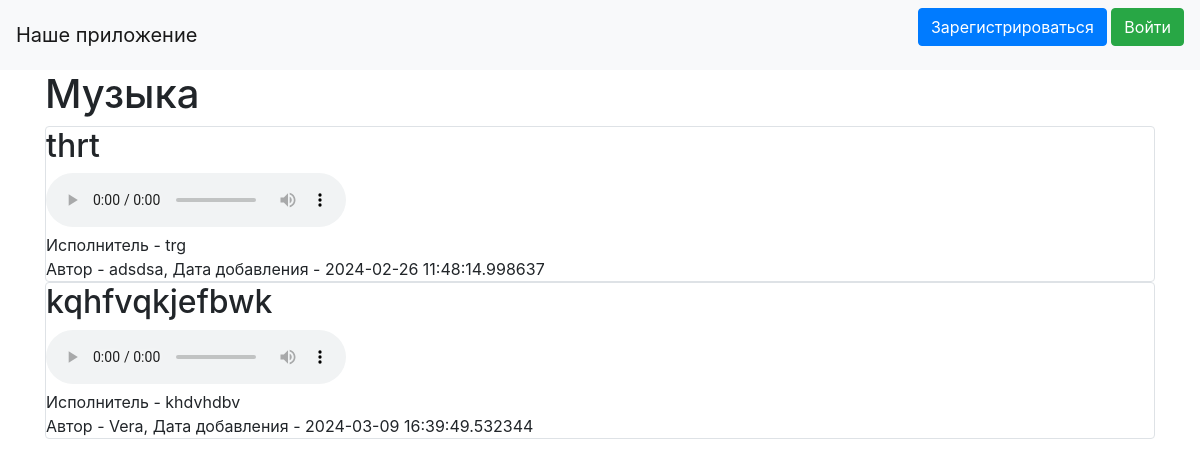
/, run on an earlier commit of the app's database.
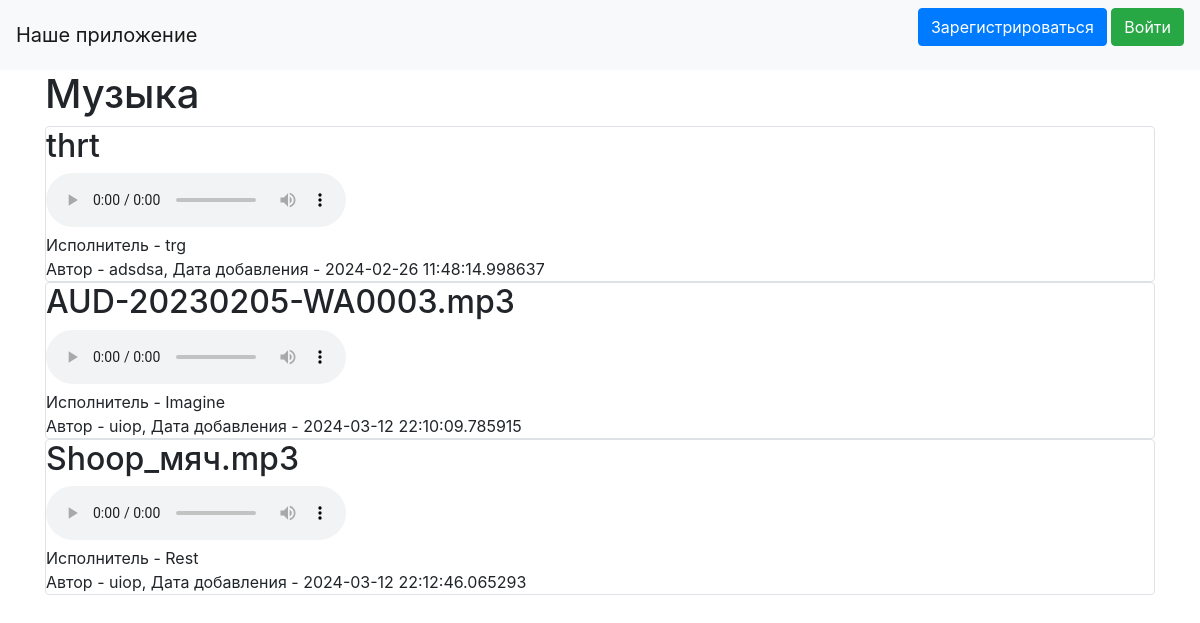
And on a later commit of the database.
### data/news.py (models this page shows)
class News(SqlAlchemyBase):
    __tablename__ = 'news'
    id = sqlalchemy.Column(sqlalchemy.Integer, primary_key=True, autoincrement=True)
    title = sqlalchemy.Column(sqlalchemy.String, nullable=True)
    content = sqlalchemy.Column(sqlalchemy.String, nullable=True)
    created_date = sqlalchemy.Column(sqlalchemy.DateTime, default=datetime.datetime.now)
    is_private = sqlalchemy.Column(sqlalchemy.Boolean, default=True)
    user_id = sqlalchemy.Column(sqlalchemy.Integer, sqlalchemy.ForeignKey("users.id"))
    user = orm.relationship('User')
    categories = orm.relationship("Category", secondary="association", backref="news")

### data/users.py (models this page shows, shortened)
class User(SqlAlchemyBase, UserMixin):
    __tablename__ = 'users'
    id = sqlalchemy.Column(sqlalchemy.Integer, primary_key=True, autoincrement=True)
    name = sqlalchemy.Column(sqlalchemy.String, nullable=True)
    about = sqlalchemy.Column(sqlalchemy.String, nullable=True)
    email = sqlalchemy.Column(sqlalchemy.String, index=True, unique=True, nullable=True)
    hashed_password = sqlalchemy.Column(sqlalchemy.String, nullable=True)
    created_date = sqlalchemy.Column(sqlalchemy.DateTime, default=datetime.datetime.now)
    news = orm.relationship("News", back_populates='user')

### main.py (the view)
@app.route("/")
def index():
    db_sess = db_session.create_session()
    con = sqlite3.connect("db/blogs.db")
    cur = con.cursor()
    result = cur.execute("""SELECT switch_on FROM sleep WHERE user_id""").fetchone()
    con.close()
    news = db_sess.query(News).filter(News.is_private != True)
    return render_template("index.html", news=news)

### data/db_session.py (called while the page is built)
def create_session() -> Session:
    global __factory
    return __factory()

### templates/index.html (shortened to what this page needs)
{% extends "base.html" %}
{% block content %}
    <h1>Музыка</h1>
    {% for item in news %}
        <div class="col-md6 border rounded" >
            <h2>{{ item.title }}</h2>
            <audio controls src="/static/{{item.title}}" loop="loop"> </audio>
            <div>Исполнитель - {{ item.content }}</div>
            <div> Автор - {{ item.user.name }}, Дата добавления - {{ item.created_date }} </div>
        </div>
    {% endfor %}
{% endblock %}

What changed in the data, as far as the page shows it:
no longer on this page (row edited): News: title "kqhfvqkjefbwk", content "khdvhdbv", user.name "Vera", created_date "2024-03-09 16:39:49.532344"
added News: title "AUD-20230205-WA0003.mp3", content "Imagine", user.name "uiop", created_date "2024-03-12 22:10:09.785915"
added News: title "Shoop_мяч.mp3", content "Rest", user.name "uiop", created_date "2024-03-12 22:12:46.065293"
